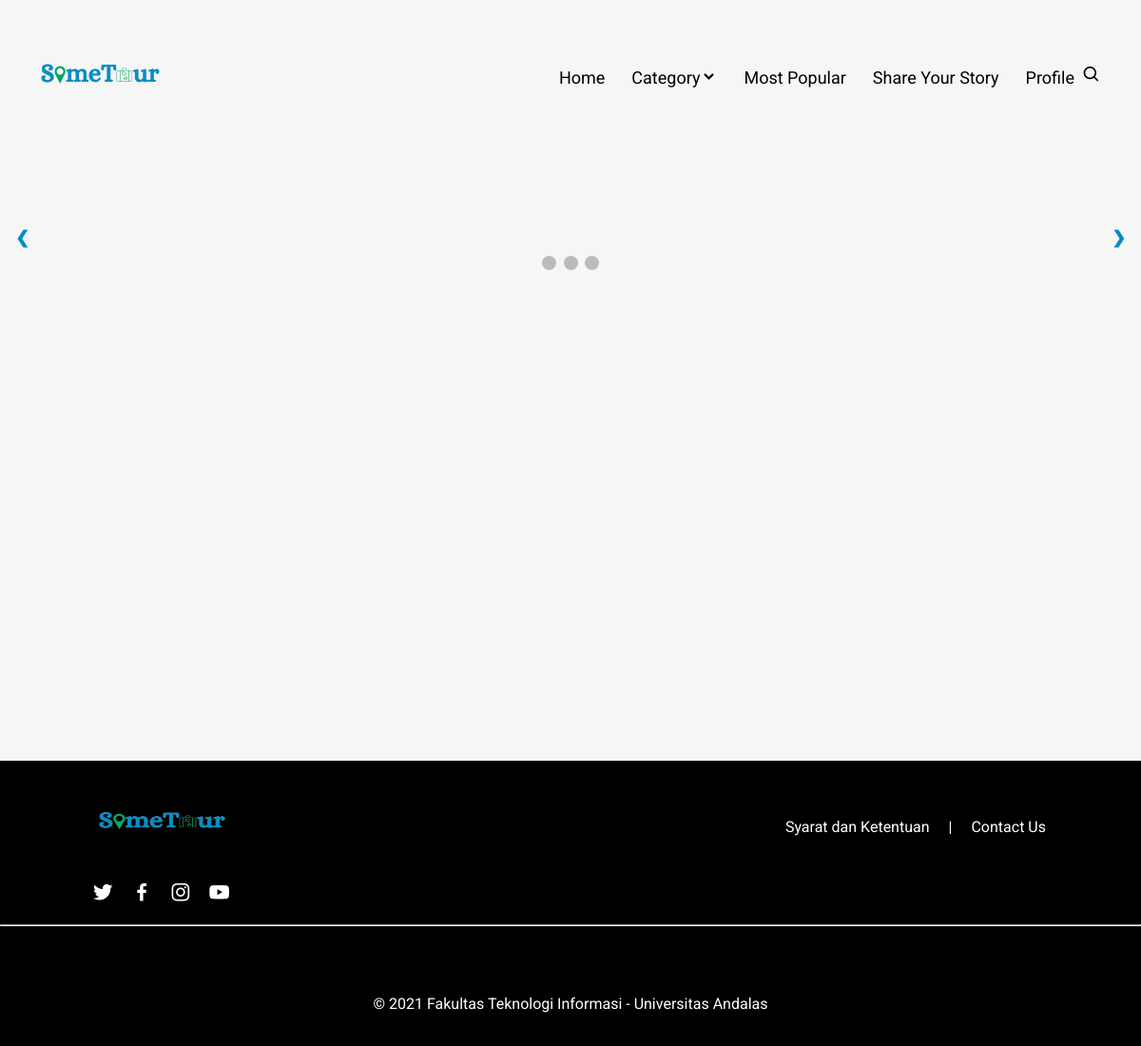
/sejarah.php, run on an earlier commit of the app's database.
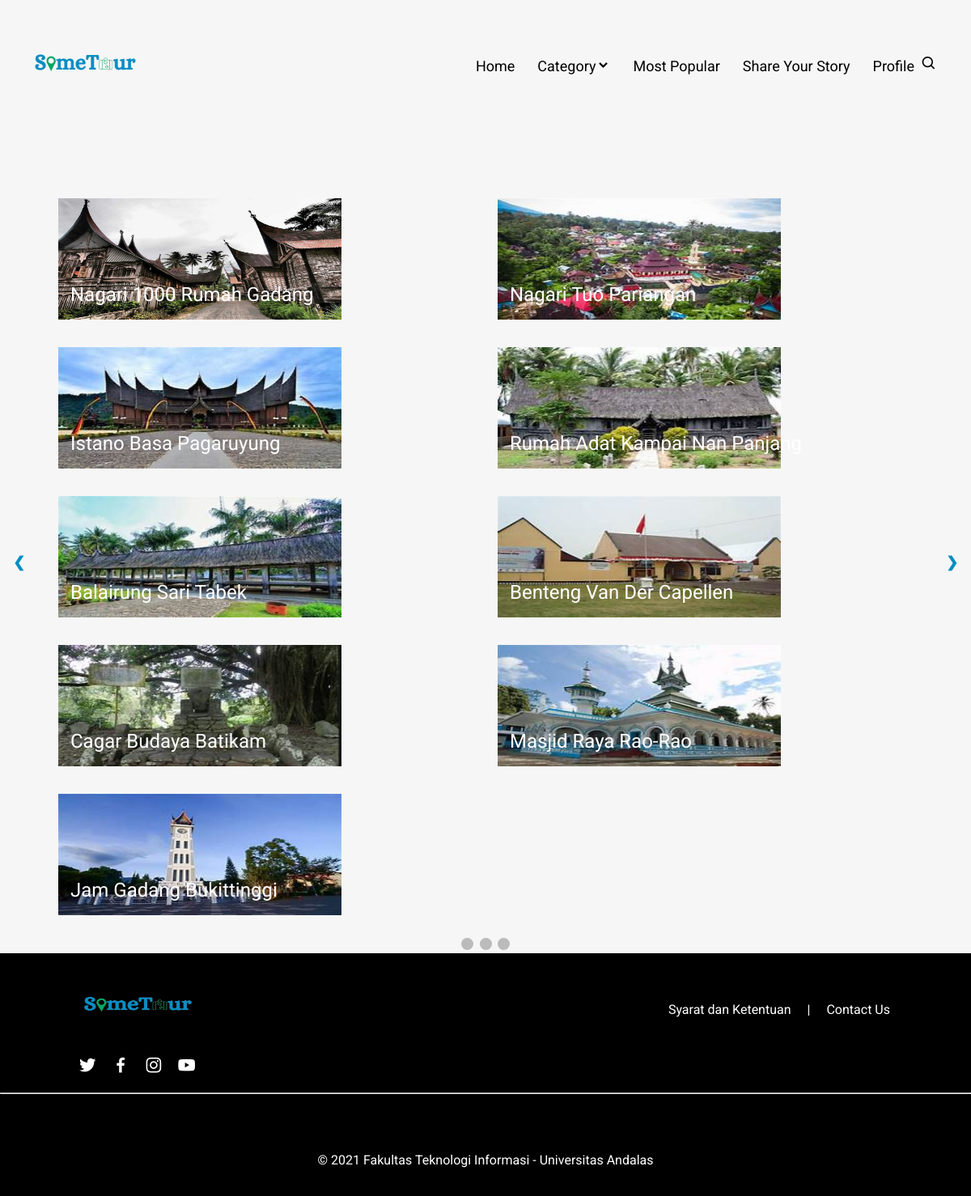
And on a later commit of the database.
### tables this page shows
CREATE TABLE `objek_wisata` (
  `kode_wisata` int(5) NOT NULL,
  `id_user` int(5) NOT NULL,
  `judul` varchar(100) NOT NULL,
  `jenis_pariwisata` varchar(100) NOT NULL,
  `deskripsi` text NOT NULL,
  `gambar` varchar(255) NOT NULL,
  `alamat` varchar(100) NOT NULL,
  `jam_operasional` varchar(50) NOT NULL
);

### sejarah.php (the view, shortened to what this page needs)
<?php
include_once("koneksi.php");
$result = mysqli_query($conn, "SELECT judul, gambar, jenis_pariwisata FROM objek_wisata WHERE jenis_pariwisata='sejarah'") or die (mysqli_error($conn));
?>
<!DOCTYPE html>
<html lang="en">
<head>
    <link rel="stylesheet" href="assets/css/style.css">
    <link href='https://unpkg.com/boxicons@2.0.7/css/boxicons.min.css' rel='stylesheet'>
</head>
<body>
<div class="body">
    <nav>
        <a href="index.php"><img src="img/LOGO SOMETOUR.PNG"></a>
        <div class="nav-links">
            <ul>
                <li><a href="index.php">Home</a></li>
                <li><a href="#">Category<i class='bx bxs-chevron-down'></i></a>
                </li>
                <li><a href="#">Most Popular</a></li>
                <li><a href="#">Share Your Story</a></li>
                <li><a href="#layer4">Profile</a></li>
                <li>
                    <div class="search">
                        <i class='bx bx-search search-btn'></i>
                    </div>
                </li>
            </ul>
        </div>
    </nav><br><br><br>
    <div class="content">
    <?php
    while($data = mysqli_fetch_array($result)) {
        $gambar = $data['gambar'];
        $judul = $data['judul'];
        echo "<div class='img-sub'>";
        echo "<tr>";
        echo "<td>
                <p class='p-sub'>".$judul."</p>
                <img src='img/sejarah/".$gambar.".jpg' class='img-category'>
            </td>";
        echo "</div>";
    }
    ?>
    <a class="prev" onclick="plusSlides(-9)">&#10094;</a>
    <a class="next" onclick="plusSlides(9)">&#10095;</a>
    </div>
    <div style="text-align:center">
        <span class="dot" onclick="currentSlide(1)"></span>
        <span class="dot" onclick="currentSlide(2)"></span>
        <span class="dot" onclick="currentSlide(3)"></span>
    </div>
</div>
    <footer>
        <div class="row-1">
            <div class="col-1">
                <img src="img/LOGO SOMETOUR.PNG" alt="">
                <i class='bx bxl-twitter bx-sm'></i>
                <i class='bx bxl-facebook bx-sm'></i>
                <i class='bx bxl-instagram bx-sm' ></i>
                <i class='bx bxl-youtube bx-sm' ></i>
            </div>
            <div class="col-3">
                <p>Syarat dan Ketentuan</p>
                <p>|</p>
                <p>Contact Us</p>
            </div>
        </div><br><hr>
        <div class="row-2">
            <p>© 2021 Fakultas Teknologi Informasi - Universitas Andalas</p>
        </div>
    </footer>
</body>
</html>

### assets/css/style.css (style rules this page uses)
* { margin: 0; padding: 0; font-family: 'Roboto', sans-serif; }
body { background: #F6F6F6; }
.body { background: #F6F6F6; width: 100%; background-position: center; position: relative; min-height: 100vh; }
nav { display: flex; padding: 5px 30px; justify-content: space-between; align-items: center; }
nav img { width: 150px; }
.nav-links { flex: 1; text-align: right; }
.nav-links ul li { list-style: none; display: inline-block; padding: 8px 12px; position: relative; }
.nav-links ul li a { color: #000; text-decoration: none; font-size: 18px; }
.nav-links ul li::after { content: ''; width: 0%; height: 2px; background: #01A665; display: block; margin: auto; transition: 0.5s; }
.search-btn { transition: 0.5s; position: absolute; right: 0; top: 50%; transform: translateY(-50%); font-size: 20px; }
.search { display: flex; position: relative; }
.content { position: relative; padding: 2% 6%; display: grid; width: 88%; grid-template-columns: repeat(auto-fit, minmax(350px, 1fr)); grid-gap: 30px; }
.content p { font-size: 24px; }
.img-sub { display: none; }
.prev, .next { cursor: pointer; position: absolute; top: 50%; width: auto; margin-top: -22px; padding: 16px; color: #008DC3; font-weight: bold; font-size: 18px; transition: 0.6s ease; border-radius: 0 3px 3px 0; user-select: none; }
.next { right: 0; border-radius: 3px 0 0 3px; }
.dot { cursor: pointer; height: 15px; width: 15px; margin: 0 2px; background-color: #bbb; border-radius: 50%; display: inline-block; transition: background-color 0.6s ease; }
.img-sub .p-sub { position: absolute; padding: 5px; color: #fff; margin-top: 100px; margin-left: 10px; }
.img-category { width: 350px; height: 150px; }
footer { width: 100%; height: 300px; background-color: #000; }
footer img { width: 160px; height: 130px; cursor: pointer; }
footer .bx { color: #fff; cursor: pointer; margin: -10px 6px; }
footer .row-1 { width: 85%; margin: auto; display: flex; flex-wrap: wrap; align-items: flex-start; justify-content: space-between; }
footer .row-1 .col-1 { flex-basis: 0; }
footer .row-1 .col-3 { display: flex; }
footer .row-1 .col-3 p { color: #fff; cursor: pointer; margin: 60px 10px; }
footer .row-2 { color: #fff; text-align: center; margin-top: 6%; }

What changed in the data, as far as the page shows it:
now on this page (row unchanged): objek_wisata: judul "Nagari 1000 Rumah Gadang", gambar (picture)
added objek_wisata: judul "Nagari Tuo Pariangan", gambar (picture)
added objek_wisata: judul "Istano Basa Pagaruyung", gambar (picture)
added objek_wisata: judul "Rumah Adat Kampai Nan Panjang", gambar (picture)
added objek_wisata: judul "Balairung Sari Tabek", gambar (picture)
added objek_wisata: judul "Benteng Van Der Capellen", gambar (picture)
added objek_wisata: judul "Cagar Budaya Batikam", gambar (picture)
added objek_wisata: judul "Masjid Raya Rao-Rao", gambar (picture)
added objek_wisata: judul "Jam Gadang Bukittinggi", gambar (picture)
